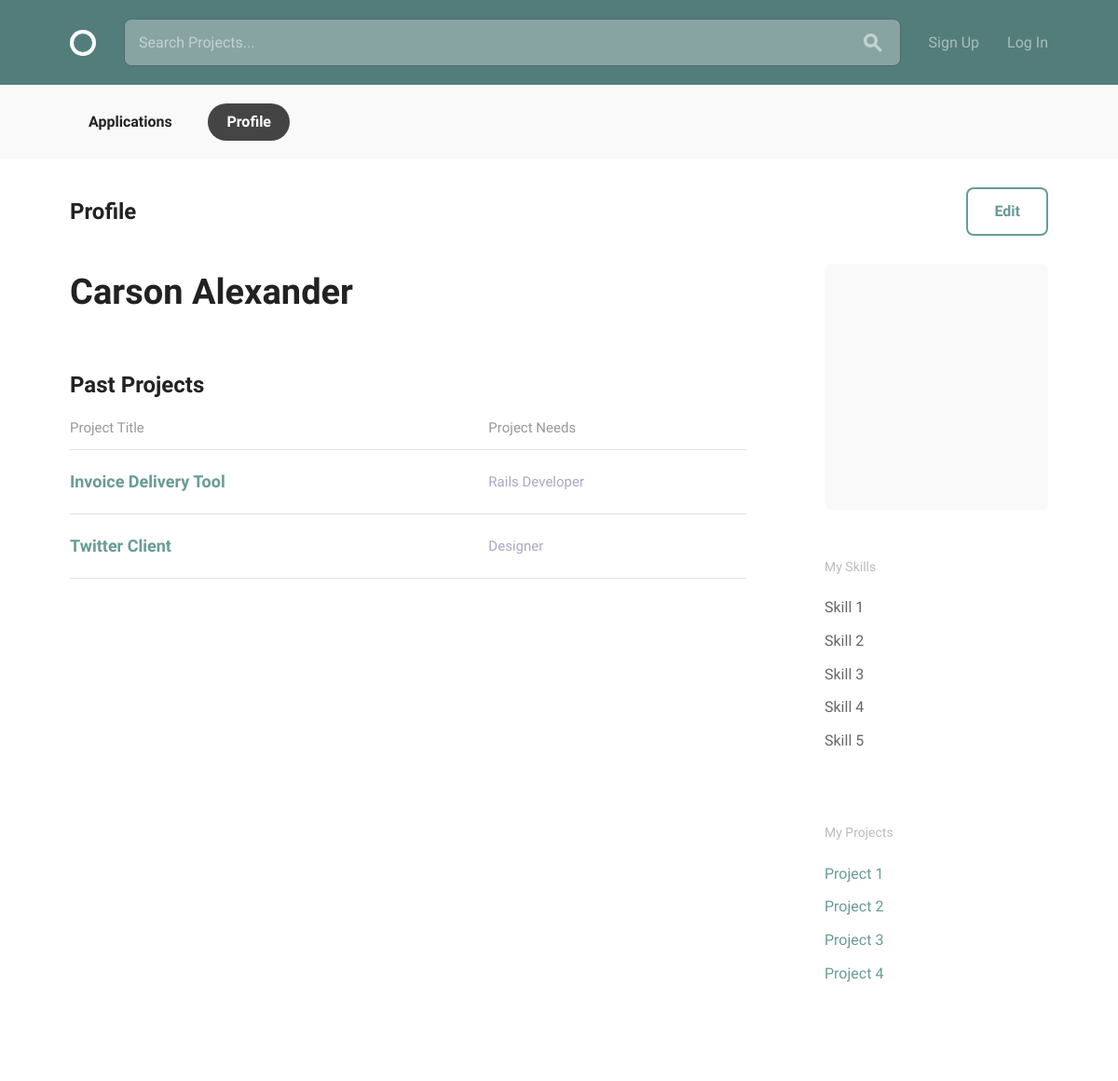
The app's page /accounts/profile/ (signed in), older data.
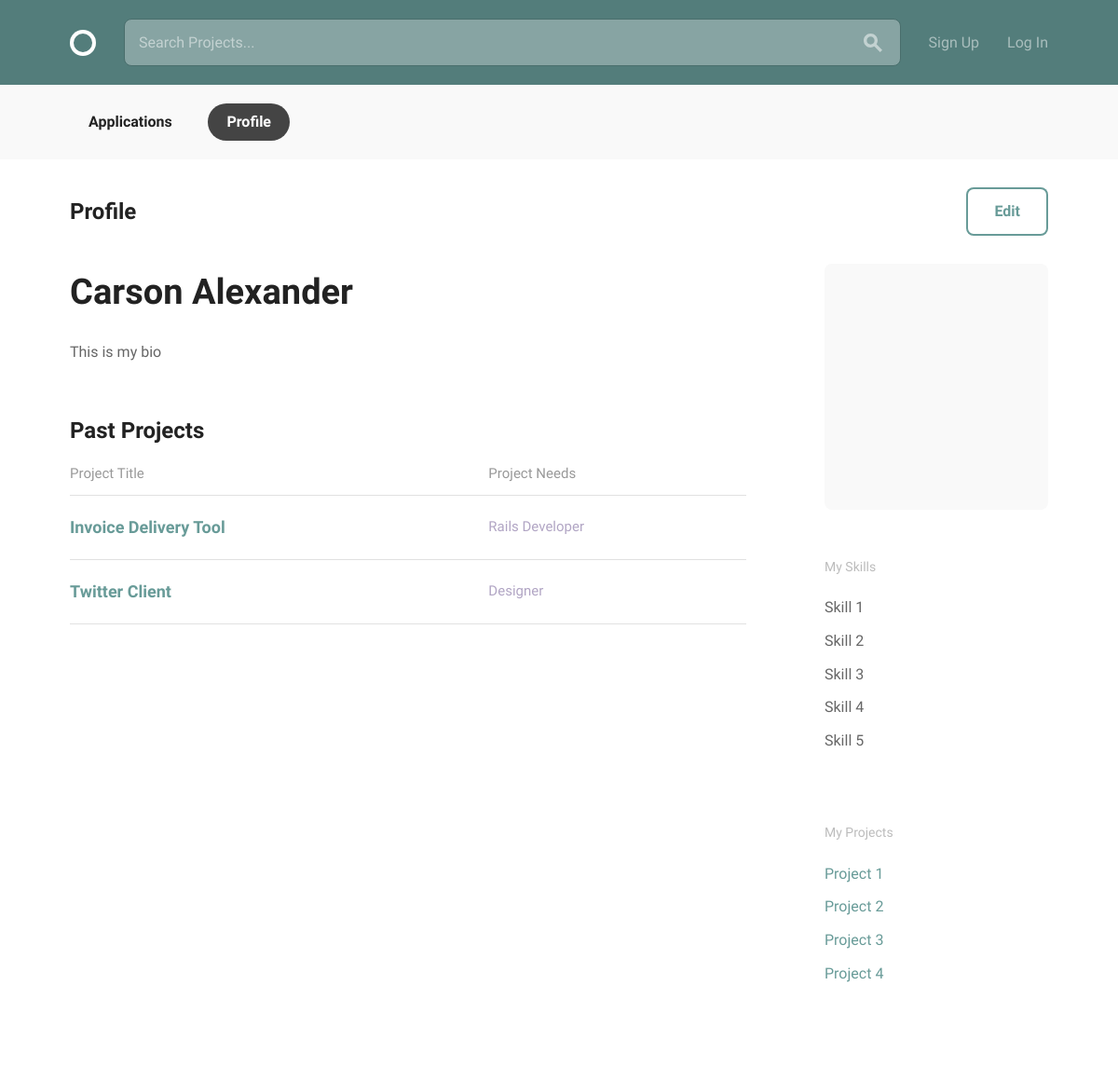
The same page, newer data.
### accounts/models.py (models this page shows, shortened)
class User(AbstractBaseUser, PermissionsMixin):
    email = models.EmailField(unique=True)
    username = models.CharField(max_length=40, unique=True)
    display_name = models.CharField(max_length=140)
    bio = models.CharField(max_length=140, blank=True, default="")
    avatar = models.ImageField(blank=True, null=True)
    skill = models.CharField(max_length=20)
    date_joined = models.DateTimeField(default=timezone.now)
    is_active = models.BooleanField(default=True)
    is_staff = models.BooleanField(default=False)
    objects = UserManager()
    USERNAME_FIELD = "email"
    REQUIRED_FIELDS = ["display_name", "username"]

### accounts/views.py (the view)
# urls.py: path('profile/', views.profile, name='profile'),
@login_required
def profile(request):
    args = {'user': request.user}
    return render(request, 'accounts/profile.html', args)

### accounts/templates/accounts/profile.html (shortened to what this page needs)
{% extends 'layout.html' %}
{% block body_content %}
<body>
    <div class="circle--actions--bar">
      <nav class="bounds">
        <ul class="circle--pill--list">
          <li><a href="applications.html">Applications</a></li>
          <li><a class="selected" href="profile.html">Profile</a></li>
        </ul>
      </nav>
    </div>
    <div class="bounds circle--page">
      <div class="circle--page--header circle--fluid">
        <div class="circle--fluid--cell circle--fluid--primary">
          <h2>Profile</h2>
        </div>
        <div class="circle--fluid--cell circle--fluid--secondary">
          <a class="button icon-on-left" href="profile_edit.html">Edit</a>
        </div>
      </div>
      <div class="grid-70">
        <h1>{{ user.display_name }}</h1>
        <div class="circle--article--body">
          <p> {{ user.bio }} </p>
        </div>
        <h2>Past Projects</h2>
        <table class="u-full-width circle--table">
          <thead>
            <tr>
              <th>Project Title</th>
              <th class="circle--cell--right">Project Needs</th>
            </tr>
          </thead>
          <tbody>
            <tr class="clickable-row" data-href="project.html">
              <td>
                <h3>Invoice Delivery Tool</h3>
              </td>
              <td class="circle--cell--right">
                <span class="secondary-label">Rails Developer</span>
              </td>
            </tr>
            <tr class="clickable-row" data-href="project.html">
              <td>
                <h3>Twitter Client</h3>
              </td>
              <td class="circle--cell--right">
                <span class="secondary-label">Designer</span>
              </td>
            </tr>
          </tbody>
        </table>
      </div>
      <div class="grid-25 grid-push-5">
        <div class="circle--secondary--module">
          <div class="circle--primary--avatar">
          </div>
        </div>
        <div class="circle--secondary--module">
          <h4>My Skills</h4>
          <ul class="unloaded">
            <li>Skill 1</li>
            <li>Skill 2</li>
            <li>Skill 3</li>
            <li>Skill 4</li>
            <li>Skill 5</li>
          </ul>
        </div>
        <div class="circle--secondary--module">
          <h4>My Projects</h4>
          <ul class="circle--link--list">
            <li><a>Project 1</a></li>
            <li><a>Project 2</a></li>
            <li><a>Project 3</a></li>
            <li><a>Project 4</a></li>
          </ul>
        </div>
      </div>
    </div>
  </body>
{% endblock %}

### templates/layout.html (shortened to what this page needs)
{% load static %}
<!DOCTYPE html>
<html lang="en">
<head>
  <link rel="stylesheet" href="{% static 'css/global.css' %}">
</head>
<body>
    <header class="circle--header">
      <div class="bounds">
        <div class="circle--fluid">
          <div class="circle--fluid--cell">
            <h1 class="hide-text circle--logo"><a class="logo" href="index.html">Circle</a></h1>
          </div>
          <div class="circle--fluid--cell circle--fluid--primary">
            <div class="circle--search">
              <input type="text" placeholder="Search Projects..." />
              <button>
              </button>
            </div>
          </div>
          <div class="circle--fluid--cell circle--fluid--secondary">
            <nav>
              <ul class="circle--inline">
                <li><a href="{% url 'accounts:signup' %}">Sign Up</a></li>
                <li><a href="{% url 'login' %}">Log In</a></li>
              </ul>
            </nav>
          </div>
        </div>
      </div>
    </header>
    <div class="wrapper {% block wrapper_class %}{% endblock %}">
        {% block body_content %}{% endblock %}
    </div>
</body>
</html>

Row changes from the older to the newer data that the page shows:
changed User "Carson Alexander": bio (not shown) → "This is my bio"
